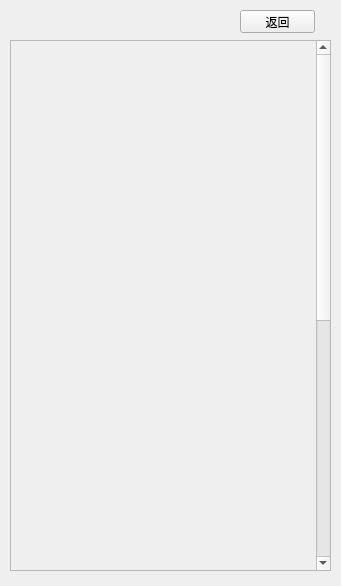
<?xml version="1.0" encoding="UTF-8"?>
<ui version="4.0">
 <class>Form</class>
 <widget class="QWidget" name="Form">
  <property name="geometry">
   <rect>
    <x>0</x>
    <y>0</y>
    <width>341</width>
    <height>586</height>
   </rect>
  </property>
  <property name="windowTitle">
   <string>Form</string>
  </property>
  <widget class="QScrollArea" name="scrollArea">
   <property name="geometry">
    <rect>
     <x>10</x>
     <y>40</y>
     <width>321</width>
     <height>531</height>
    </rect>
   </property>
   <property name="widgetResizable">
    <bool>true</bool>
   </property>
   <widget class="QWidget" name="scrollAreaWidgetContents">
    <property name="geometry">
     <rect>
      <x>0</x>
      <y>0</y>
      <width>302</width>
      <height>1000</height>
     </rect>
    </property>
    <property name="minimumSize">
     <size>
      <width>0</width>
      <height>1000</height>
     </size>
    </property>
    <widget class="QWidget" name="verticalLayoutWidget">
     <property name="geometry">
      <rect>
       <x>-1</x>
       <y>-1</y>
       <width>301</width>
       <height>541</height>
      </rect>
     </property>
     <layout class="QVBoxLayout" name="verticalLayout"/>
    </widget>
   </widget>
  </widget>
  <widget class="QPushButton" name="BACK">
   <property name="geometry">
    <rect>
     <x>240</x>
     <y>10</y>
     <width>75</width>
     <height>23</height>
    </rect>
   </property>
   <property name="text">
    <string>返回</string>
   </property>
  </widget>
 </widget>
 <resources/>
 <connections/>
</ui>
